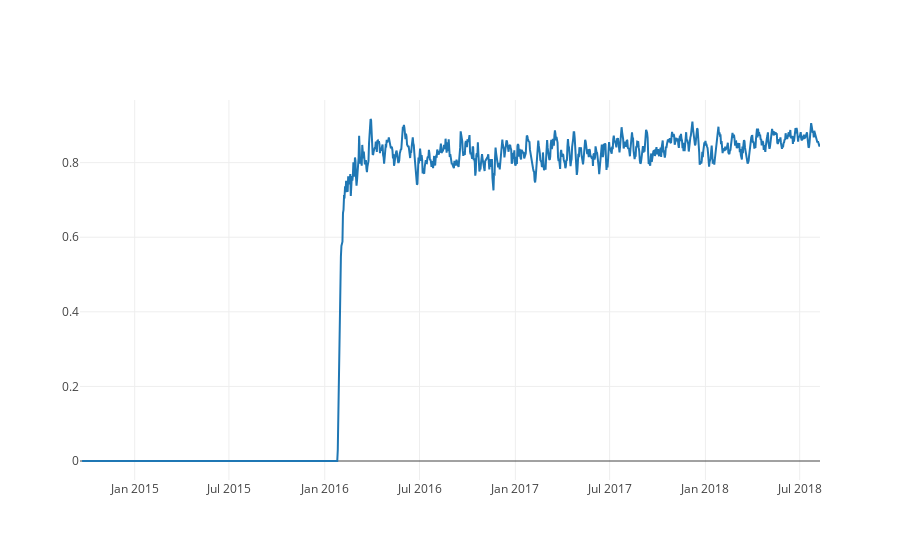

The cell this chart's notebook holds for it:
### Code cell
# Proportion of requests that follow the stricter naming standards
# Inferred from the presence of a '(#' string for the location

request_posts.loc[:,'valid_format'] = request_posts.loc[:,'title'].map(lambda x: '(#' in x)
valid_prop = (
    request_posts.groupby('submission_date')['valid_format'].sum() /
    request_posts.groupby('submission_date').size()
)

plotly.iplot([
    go.Scatter(
        x=valid_prop.index,
        y=valid_prop.rolling(5).mean()
    )
])

### Figure 1 — Plotly figure (JSON) as saved in the notebook; plotly's stock layout.template omitted (floating-point values rounded to 4 significant figures; data arrays with more than 128 entries replaced by an {"elided": "..."} marker saying what was removed)
{"data": [{"type": "scatter", "x": {"elided": "1422 str values"}, "y": {"elided": "1422 float values"}}], "layout": {}}
